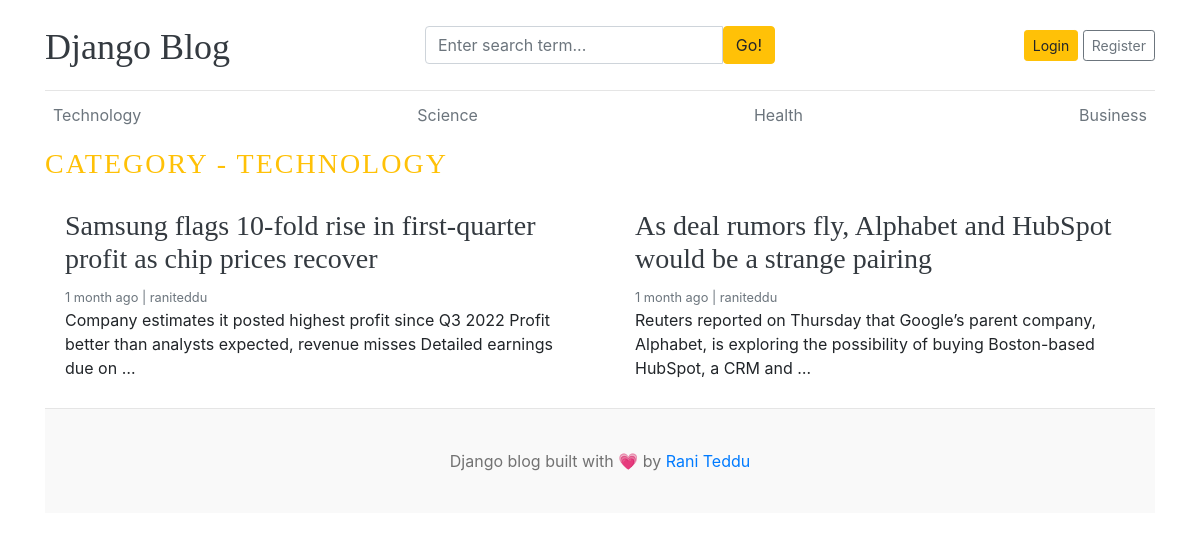
Page /category/1/ on the committed database.
### blogs/models.py (models this page shows, shortened)
class Category(models.Model):
    category_name = models.CharField(max_length=100, unique=True)
    created_at = models.DateTimeField(auto_now_add=True)
    updated_at = models.DateTimeField(auto_now=True)
    def __str__(self):
        return self.category_name
    class Meta:
        verbose_name_plural = 'Categories'

class Blog(models.Model):
    title = models.CharField(max_length=100)
    slug = models.SlugField(max_length=150, unique=True, blank=True)
    category = models.ForeignKey(Category, on_delete=models.CASCADE)
    author = models.ForeignKey(User, on_delete=models.CASCADE)
    featured_image = models.ImageField(upload_to='uploads/%Y/%m/%d')
    short_description = models.TextField(max_length=500)
    blog_body = models.TextField(max_length=2000)
    status = models.CharField(max_length=20, choices=STATUS_CHOICES, default='Draft')
    is_featured = models.BooleanField(default=False)
    created_at = models.DateTimeField(auto_now_add=True)
    updated_at = models.DateTimeField(auto_now=True)

### blogs/views.py (the view)
# urls.py: path('<int:category_id>/', views.posts_by_category, name='posts_by_category'),
def posts_by_category(request, category_id):
    catagory = get_object_or_404(Category, pk=category_id)
    posts = Blog.objects.filter(category=category_id)
    context = {
        'catagory': catagory,
        'posts' : posts
    }
    return render(request, 'posts_by_category.html', context)

### blogs/context_processors.py (called while the page is built)
def get_categories(request):
    categories = Category.objects.all()
    return dict(categories=categories)

def get_sociallinks(request):
    social_links = SocialLink.objects.all()
    return dict(social_links=social_links)

### template/posts_by_category.html
{% extends 'base.html' %}
{% block content %}
<div class="container">
  <h3 class="text-uppercase text-warning" style="letter-spacing: 2px;">Category - {{ catagory }}</h3>
  <div class="row mb-2">
  {% if posts %}
  {% for post in posts %}
    <div class="col-md-6">
      <div class="card border-0" >
        <div class="card-body">
          <h3><a href="{% url 'blog' post.slug %}" class="text-dark">{{ post.title }}</a></h3>
          <small class="mb-1 text-muted">{{ post.created_at | timesince }} ago | {{ post.author }}</small>
          <p class="card-text">{{ post.short_description | truncatewords:20 }}</p>
        </div>
      </div>
    </div>
  {% endfor %}
  {% else %}
  </div>
  <p>No post found.</p>
  {% endif %}
</div>
{% endblock %}

### template/base.html (shortened to what this page needs)
{% load static %}
<!DOCTYPE html>
<html lang="en">
<head>
    <link href="https://getbootstrap.com/docs/4.0/dist/css/bootstrap.min.css" rel="stylesheet">
    <link href="{% static 'css/blog.css' %}" rel="stylesheet">
    <link rel="stylesheet" href="https://cdnjs.cloudflare.com/ajax/libs/font-awesome/4.7.0/css/font-awesome.min.css">
  </head>
<body>
    <div class="container">
      <header class="blog-header py-3">
        <div class="row flex-nowrap justify-content-between align-items-center">
          <div class="col-4 pt-1">
            <a class="blog-header-logo text-dark" href="/">Django Blog</a>
          </div>
          <div class="col-4">
            <form action="{% url 'search' %}" method="GET">
              <div class="input-group">
                <input class="form-control" type="text" value="{{ keyword }}" placeholder="Enter search term..." name="keyword" aria-label="Enter search term..." aria-describedby="button-search" />
                <button class="btn btn-warning" type="submit" id="button-search" type="button">Go!</button>
              </div>
            </form>
          </div>
          <div class="col-4 d-flex justify-content-end align-items-center">
            {% if not user.is_authenticated%}
            <a class="btn btn-sm btn-warning" href="{% url 'login' %}">Login</a> &nbsp;
            <a class="btn btn-sm btn-outline-secondary" href="{% url 'register' %}">Register</a>
            {% else %}
            <span><a href="{% url 'dashboard' %}">Dasboard</a></span>
            &nbsp;
            <span><a href="{% url 'logout' %}">Logout</a></span>
            {% endif %}
          </div>
        </div>
      </header>
      <div class="nav-scroller py-1 mb-2">
        <nav class="nav d-flex justify-content-between">
          {% for cat in categories %}
          <a class="p-2 text-muted" href="{% url 'posts_by_category' cat.id %}">{{ cat.category_name }}</a>
          {% endfor %}
        </nav>
      </div>
    </div>
{% block content %}
{% endblock %}
  <footer class="blog-footer text-center">
        <p>Django blog built with 💗 by <a href="#">Rani Teddu</a></p>
    </footer>
</body>
</html>

### blog_main/static/css/blog.css (style rules this page uses)
.blog-header { border-bottom: 1px solid #e5e5e5; }
.blog-header-logo { font-family: "Playfair Display", Georgia, "Times New Roman", serif; font-size: 2.25rem; }
h1, h2, h3, h4, h5, h6 { font-family: "Playfair Display", Georgia, "Times New Roman", serif; }
.blog-footer { padding: 2.5rem 0; color: #727272; text-align: center; background-color: #f9f9f9; border-top: .05rem solid #e5e5e5; }
.blog-footer p:last-child { margin-bottom: 0; }

### rows in the picture
Category: category_name "Technology", category_name "TECHNOLOGY"
Category: category_name "Science"
Category: category_name "Health"
Category: category_name "Business"
Blog: title "Samsung flags 10-fold rise in first-quarter profit as chip prices recover", created_at "1 month", author "raniteddu", short_description "Company estimates it posted highest profit since Q3 2022 Profit better than analysts expected, revenue misses Detailed earnings due on …"
Blog: title "As deal rumors fly, Alphabet and HubSpot would be a strange pairing", created_at "1 month", author "raniteddu", short_description "Reuters reported on Thursday that Google’s parent company, Alphabet, is exploring the possibility of buying Boston-based HubSpot, a CRM and …"
